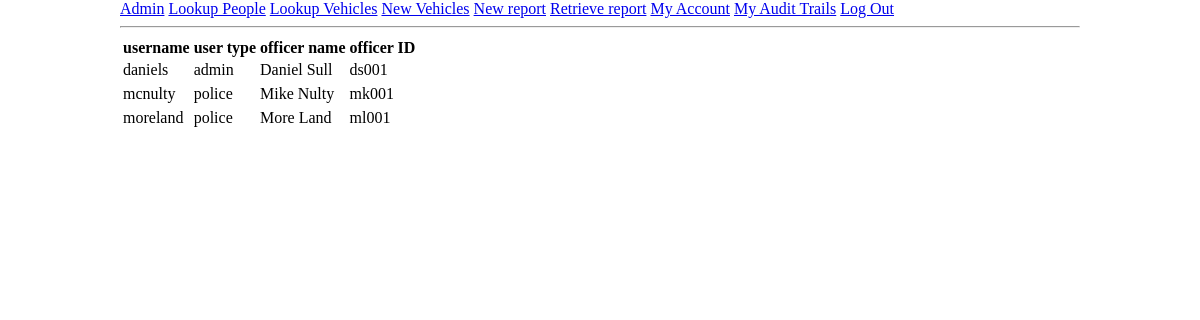
Screenshot of /Accounts/lookup.php (signed in) with the database file from the repository.
### tables this page shows
CREATE TABLE Accounts (
  Account_username varchar(40) NOT NULL,
  Account_password varchar(40) NOT NULL,
  Account_userType varchar(10) NOT NULL,
  Officer_name varchar(40) NOT NULL,
  Officer_ID varchar(20) NOT NULL UNIQUE
);

### Accounts/_account.php (called while the page is built, shortened)
<?php
class User {
    function isLoggedIn(){
        if (isset($_SESSION["userStatus"]) && $_SESSION["userStatus"]=="logged") {
            return true;
        } else {
            debugEcho("isLoggedIn()=false");
            return false;
        }
    }
    function getUserType() {
        if ($this->isLoggedIn()) {
            return $_SESSION["userType"];
        }
    }
    function isAdmin() {
        if ($this->getUserType()=="admin") {
            return true;
        } else {
            return false;
        }
    }
}
?>

### Accounts/lookup.php (the view, shortened to what this page needs)
<?php $pageTitle = "Accounts";
    require("../reuse/head.php");
        require("../Accounts/_account.php");
        $user = new User();
        require("../reuse/navbar.php");
        $conn = connectDB();
        $sql = "SELECT Account_username, Account_userType, Officer_name, Officer_ID FROM Accounts;";
        $result = mysqli_query($conn, $sql);
?>
<body>
    <?php
        echo "<table>
                <tr>
                    <th>username</th>
                    <th>user type</th>
                    <th>officer name</th>
                    <th>officer ID</th>
                </tr>";
        while ($row = mysqli_fetch_assoc($result)) {
            $username = $row["Account_username"];
            $userType = $row["Account_userType"];
            $officerName = $row["Officer_name"];
            $officerID = $row["Officer_ID"];
            echo "<tr>
                    <td>$username</td>
                    <td>$userType</td>
                    <td>$officerName</td>
                    <td>$officerID</td>
                <tr>";
        }
        echo "</table>"
    ?>
</body>
</html>

### reuse/head.php (shortened to what this page needs)
<!DOCTYPE html>
<html lang="en">
<head>
    <link rel="stylesheet" type="text/css" href="../reuse/styles.css">
</head>

### reuse/navbar.php
<div class="navbar">
        <?php
            if ($user->isAdmin()) {
                echo '<a href="../Admin/home.php">Admin</a>';
            }
        ?>
        <a href="../People/lookup.php">Lookup People</a>
        <a href="../Vehicles/lookup.php">Lookup Vehicles</a>
        <a href="../Vehicles/new.php">New Vehicles</a>
        <a href="../Reports/new.php">New report</a>
        <a href="../Reports/lookup.php">Retrieve report</a>
        <a href="../Accounts/home.php">My Account</a>
        <a href="../Accounts/myAuditTrails.php">My Audit Trails</a>
        <a href="../Accounts/logout.php">Log Out</a>
    </div>
    <hr>

### reuse/styles.css (style rules this page uses)
body { width: 80vw; margin: 0 auto; }

### rows the page displays
accounts: Account_username "daniels", Account_userType "admin", Officer_name "Daniel Sull", Officer_ID "ds001"
accounts: Account_username "mcnulty", Account_userType "police", Officer_name "Mike Nulty", Officer_ID "mk001"
accounts: Account_username "moreland", Account_userType "police", Officer_name "More Land", Officer_ID "ml001"
